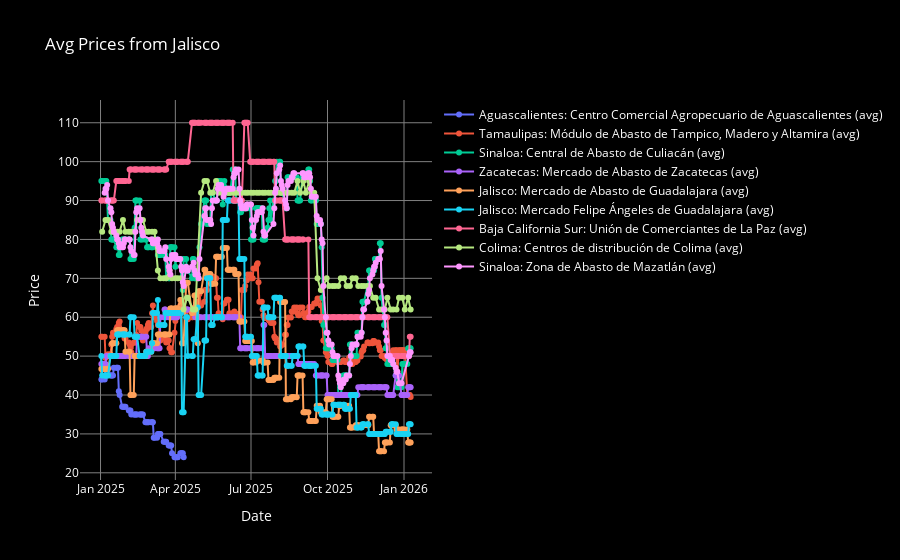

Source (notebook cell):
### Code cell
plot_prices_single_origin(data, "Jalisco",  destinations=None, price_type='avg')
